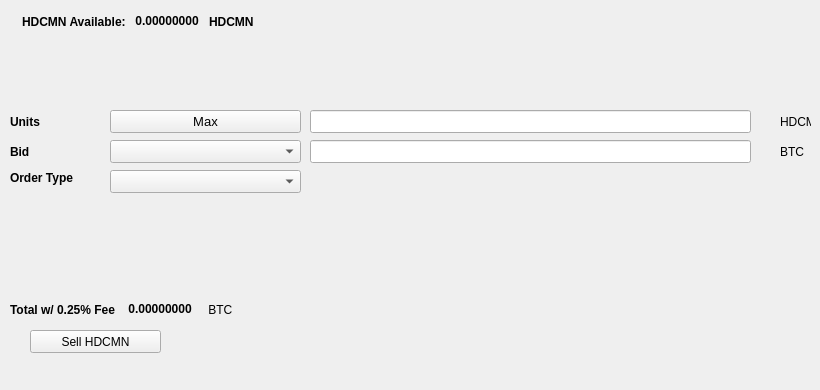
   <widget class="QWidget" name="SellTab">
    <attribute name="title">
     <string>Sell</string>
    </attribute>
    <widget class="QLabel" name="label_16">
     <property name="geometry">
      <rect>
       <x>780</x>
       <y>140</y>
       <width>31</width>
       <height>23</height>
      </rect>
     </property>
     <property name="text">
      <string>BTC</string>
     </property>
    </widget>
    <widget class="QComboBox" name="SellBidcomboBox">
     <property name="geometry">
      <rect>
       <x>110</x>
       <y>140</y>
       <width>191</width>
       <height>23</height>
      </rect>
     </property>
     <property name="font">
      <font>
       <pointsize>10</pointsize>
      </font>
     </property>
    </widget>
    <widget class="QLabel" name="label_18">
     <property name="geometry">
      <rect>
       <x>10</x>
       <y>110</y>
       <width>46</width>
       <height>23</height>
      </rect>
     </property>
     <property name="font">
      <font>
       <weight>75</weight>
       <bold>true</bold>
      </font>
     </property>
     <property name="text">
      <string>Units</string>
     </property>
    </widget>
    <widget class="QPushButton" name="Sell_Max_Amount">
     <property name="geometry">
      <rect>
       <x>110</x>
       <y>110</y>
       <width>191</width>
       <height>23</height>
      </rect>
     </property>
     <property name="font">
      <font>
       <pointsize>10</pointsize>
      </font>
     </property>
     <property name="text">
      <string>Max</string>
     </property>
    </widget>
    <widget class="QLabel" name="label_20">
     <property name="geometry">
      <rect>
       <x>10</x>
       <y>170</y>
       <width>91</width>
       <height>16</height>
      </rect>
     </property>
     <property name="font">
      <font>
       <weight>75</weight>
       <bold>true</bold>
      </font>
     </property>
     <property name="text">
      <string>Order Type</string>
     </property>
    </widget>
    <widget class="QComboBox" name="SellOrdertypeCombo">
     <property name="geometry">
      <rect>
       <x>110</x>
       <y>170</y>
       <width>191</width>
       <height>23</height>
      </rect>
     </property>
     <property name="font">
      <font>
       <pointsize>10</pointsize>
      </font>
     </property>
    </widget>
    <widget class="QLabel" name="label_21">
     <property name="geometry">
      <rect>
       <x>10</x>
       <y>140</y>
       <width>46</width>
       <height>23</height>
      </rect>
     </property>
     <property name="font">
      <font>
       <weight>75</weight>
       <bold>true</bold>
      </font>
     </property>
     <property name="text">
      <string>Bid</string>
     </property>
    </widget>
    <widget class="QLabel" name="label_22">
     <property name="geometry">
      <rect>
       <x>780</x>
       <y>110</y>
       <width>31</width>
       <height>23</height>
      </rect>
     </property>
     <property name="text">
      <string>HDCMN</string>
     </property>
    </widget>
    <widget class="QLineEdit" name="UnitsInputHDCMN">
     <property name="geometry">
      <rect>
       <x>310</x>
       <y>110</y>
       <width>441</width>
       <height>23</height>
      </rect>
     </property>
     <property name="font">
      <font>
       <pointsize>9</pointsize>
       <weight>75</weight>
       <bold>true</bold>
      </font>
     </property>
    </widget>
    <widget class="QLineEdit" name="SellBidPriceEdit">
     <property name="geometry">
      <rect>
       <x>310</x>
       <y>140</y>
       <width>441</width>
       <height>23</height>
      </rect>
     </property>
     <property name="font">
      <font>
       <pointsize>9</pointsize>
       <weight>75</weight>
       <bold>true</bold>
      </font>
     </property>
    </widget>
    <widget class="QPushButton" name="SellHDCMNBTN">
     <property name="geometry">
      <rect>
       <x>30</x>
       <y>330</y>
       <width>131</width>
       <height>23</height>
      </rect>
     </property>
     <property name="text">
      <string>Sell HDCMN</string>
     </property>
     <property name="icon">
      <iconset resource="../hondaiscoinmn">
       <normaloff>:/icons/bitcoin</normaloff>:/icons/bitcoin</iconset>
     </property>
    </widget>
    <widget class="QWidget" name="layoutWidget3">
     <property name="geometry">
      <rect>
       <x>22</x>
       <y>12</y>
       <width>258</width>
       <height>19</height>
      </rect>
     </property>
     <layout class="QHBoxLayout" name="horizontalLayout">
      <item>
       <widget class="QLabel" name="label232_2">
        <property name="font">
         <font>
          <weight>75</weight>
          <bold>true</bold>
         </font>
        </property>
        <property name="text">
         <string>HDCMN Available:</string>
        </property>
       </widget>
      </item>
      <item>
       <widget class="QLabel" name="HDCMNAvailableLabel">
        <property name="palette">
         <palette>
          <active>
           <colorrole role="WindowText">
            <brush brushstyle="SolidPattern">
             <color alpha="255">
              <red>0</red>
              <green>0</green>
              <blue>0</blue>
             </color>
            </brush>
           </colorrole>
           <colorrole role="Button">
            <brush brushstyle="SolidPattern">
             <color alpha="255">
              <red>0</red>
              <green>170</green>
              <blue>0</blue>
             </color>
            </brush>
           </colorrole>
           <colorrole role="Light">
            <brush brushstyle="SolidPattern">
             <color alpha="255">
              <red>0</red>
              <green>255</green>
              <blue>0</blue>
             </color>
            </brush>
           </colorrole>
           <colorrole role="Midlight">
            <brush brushstyle="SolidPattern">
             <color alpha="255">
              <red>0</red>
              <green>212</green>
              <blue>0</blue>
             </color>
            </brush>
           </colorrole>
           <colorrole role="Dark">
            <brush brushstyle="SolidPattern">
             <color alpha="255">
              <red>0</red>
              <green>85</green>
              <blue>0</blue>
             </color>
            </brush>
           </colorrole>
           <colorrole role="Mid">
            <brush brushstyle="SolidPattern">
             <color alpha="255">
              <red>0</red>
              <green>113</green>
              <blue>0</blue>
             </color>
            </brush>
           </colorrole>
           <colorrole role="Text">
            <brush brushstyle="SolidPattern">
             <color alpha="255">
              <red>0</red>
              <green>170</green>
              <blue>0</blue>
             </color>
            </brush>
           </colorrole>
           <colorrole role="BrightText">
            <brush brushstyle="SolidPattern">
             <color alpha="255">
              <red>255</red>
              <green>255</green>
              <blue>255</blue>
             </color>
            </brush>
           </colorrole>
           <colorrole role="ButtonText">
            <brush brushstyle="SolidPattern">
             <color alpha="255">
              <red>0</red>
              <green>0</green>
              <blue>0</blue>
             </color>
            </brush>
           </colorrole>
           <colorrole role="Base">
            <brush brushstyle="SolidPattern">
             <color alpha="255">
              <red>255</red>
              <green>255</green>
              <blue>255</blue>
             </color>
            </brush>
           </colorrole>
           <colorrole role="Window">
            <brush brushstyle="SolidPattern">
             <color alpha="255">
              <red>0</red>
              <green>170</green>
              <blue>0</blue>
             </color>
            </brush>
           </colorrole>
           <colorrole role="Shadow">
            <brush brushstyle="SolidPattern">
             <color alpha="255">
              <red>0</red>
              <green>0</green>
              <blue>0</blue>
             </color>
            </brush>
           </colorrole>
           <colorrole role="AlternateBase">
            <brush brushstyle="SolidPattern">
             <color alpha="255">
              <red>127</red>
              <green>212</green>
              <blue>127</blue>
             </color>
            </brush>
           </colorrole>
           <colorrole role="ToolTipBase">
            <brush brushstyle="SolidPattern">
             <color alpha="255">
              <red>255</red>
              <green>255</green>
              <blue>220</blue>
             </color>
            </brush>
           </colorrole>
           <colorrole role="ToolTipText">
            <brush brushstyle="SolidPattern">
             <color alpha="255">
              <red>0</red>
              <green>0</green>
              <blue>0</blue>
             </color>
            </brush>
           </colorrole>
          </active>
          <inactive>
           <colorrole role="WindowText">
            <brush brushstyle="SolidPattern">
             <color alpha="255">
              <red>0</red>
              <green>0</green>
              <blue>0</blue>
             </color>
            </brush>
           </colorrole>
           <colorrole role="Button">
            <brush brushstyle="SolidPattern">
             <color alpha="255">
              <red>0</red>
              <green>170</green>
              <blue>0</blue>
             </color>
            </brush>
           </colorrole>
           <colorrole role="Light">
            <brush brushstyle="SolidPattern">
             <color alpha="255">
              <red>0</red>
              <green>255</green>
              <blue>0</blue>
             </color>
            </brush>
           </colorrole>
           <colorrole role="Midlight">
            <brush brushstyle="SolidPattern">
             <color alpha="255">
              <red>0</red>
              <green>212</green>
              <blue>0</blue>
             </color>
            </brush>
           </colorrole>
           <colorrole role="Dark">
            <brush brushstyle="SolidPattern">
             <color alpha="255">
              <red>0</red>
              <green>85</green>
              <blue>0</blue>
             </color>
            </brush>
           </colorrole>
           <colorrole role="Mid">
            <brush brushstyle="SolidPattern">
             <color alpha="255">
              <red>0</red>
              <green>113</green>
              <blue>0</blue>
             </color>
            </brush>
           </colorrole>
           <colorrole role="Text">
            <brush brushstyle="SolidPattern">
             <color alpha="255">
              <red>0</red>
              <green>170</green>
              <blue>0</blue>
             </color>
            </brush>
           </colorrole>
           <colorrole role="BrightText">
            <brush brushstyle="SolidPattern">
             <color alpha="255">
              <red>255</red>
              <green>255</green>
              <blue>255</blue>
             </color>
            </brush>
           </colorrole>
           <colorrole role="ButtonText">
            <brush brushstyle="SolidPattern">
             <color alpha="255">
              <red>0</red>
              <green>0</green>
              <blue>0</blue>
             </color>
            </brush>
           </colorrole>
           <colorrole role="Base">
            <brush brushstyle="SolidPattern">
             <color alpha="255">
              <red>255</red>
              <green>255</green>
              <blue>255</blue>
             </color>
            </brush>
           </colorrole>
           <colorrole role="Window">
            <brush brushstyle="SolidPattern">
             <color alpha="255">
              <red>0</red>
              <green>170</green>
              <blue>0</blue>
             </color>
            </brush>
           </colorrole>
           <colorrole role="Shadow">
            <brush brushstyle="SolidPattern">
             <color alpha="255">
              <red>0</red>
              <green>0</green>
              <blue>0</blue>
             </color>
            </brush>
           </colorrole>
           <colorrole role="AlternateBase">
            <brush brushstyle="SolidPattern">
             <color alpha="255">
              <red>127</red>
              <green>212</green>
              <blue>127</blue>
             </color>
            </brush>
           </colorrole>
           <colorrole role="ToolTipBase">
            <brush brushstyle="SolidPattern">
             <color alpha="255">
              <red>255</red>
              <green>255</green>
              <blue>220</blue>
             </color>
            </brush>
           </colorrole>
           <colorrole role="ToolTipText">
            <brush brushstyle="SolidPattern">
             <color alpha="255">
              <red>0</red>
              <green>0</green>
              <blue>0</blue>
             </color>
            </brush>
           </colorrole>
          </inactive>
          <disabled>
           <colorrole role="WindowText">
            <brush brushstyle="SolidPattern">
             <color alpha="255">
              <red>0</red>
              <green>85</green>
              <blue>0</blue>
             </color>
            </brush>
           </colorrole>
           <colorrole role="Button">
            <brush brushstyle="SolidPattern">
             <color alpha="255">
              <red>0</red>
              <green>170</green>
              <blue>0</blue>
             </color>
            </brush>
           </colorrole>
           <colorrole role="Light">
            <brush brushstyle="SolidPattern">
             <color alpha="255">
              <red>0</red>
              <green>255</green>
              <blue>0</blue>
             </color>
            </brush>
           </colorrole>
           <colorrole role="Midlight">
            <brush brushstyle="SolidPattern">
             <color alpha="255">
              <red>0</red>
              <green>212</green>
              <blue>0</blue>
             </color>
            </brush>
           </colorrole>
           <colorrole role="Dark">
            <brush brushstyle="SolidPattern">
             <color alpha="255">
              <red>0</red>
              <green>85</green>
              <blue>0</blue>
             </color>
            </brush>
           </colorrole>
           <colorrole role="Mid">
            <brush brushstyle="SolidPattern">
             <color alpha="255">
              <red>0</red>
              <green>113</green>
              <blue>0</blue>
             </color>
            </brush>
           </colorrole>
           <colorrole role="Text">
            <brush brushstyle="SolidPattern">
             <color alpha="255">
              <red>0</red>
              <green>85</green>
              <blue>0</blue>
             </color>
            </brush>
           </colorrole>
           <colorrole role="BrightText">
            <brush brushstyle="SolidPattern">
             <color alpha="255">
              <red>255</red>
              <green>255</green>
              <blue>255</blue>
             </color>
            </brush>
           </colorrole>
           <colorrole role="ButtonText">
            <brush brushstyle="SolidPattern">
             <color alpha="255">
              <red>0</red>
              <green>85</green>
              <blue>0</blue>
             </color>
            </brush>
           </colorrole>
           <colorrole role="Base">
            <brush brushstyle="SolidPattern">
             <color alpha="255">
              <red>0</red>
              <green>170</green>
              <blue>0</blue>
             </color>
            </brush>
           </colorrole>
           <colorrole role="Window">
            <brush brushstyle="SolidPattern">
             <color alpha="255">
              <red>0</red>
              <green>170</green>
              <blue>0</blue>
             </color>
            </brush>
           </colorrole>
           <colorrole role="Shadow">
            <brush brushstyle="SolidPattern">
             <color alpha="255">
              <red>0</red>
              <green>0</green>
              <blue>0</blue>
             </color>
            </brush>
           </colorrole>
           <colorrole role="AlternateBase">
            <brush brushstyle="SolidPattern">
             <color alpha="255">
              <red>0</red>
              <green>170</green>
              <blue>0</blue>
             </color>
            </brush>
           </colorrole>
           <colorrole role="ToolTipBase">
            <brush brushstyle="SolidPattern">
             <color alpha="255">
              <red>255</red>
              <green>255</green>
              <blue>220</blue>
             </color>
            </brush>
           </colorrole>
           <colorrole role="ToolTipText">
            <brush brushstyle="SolidPattern">
             <color alpha="255">
              <red>0</red>
              <green>0</green>
              <blue>0</blue>
             </color>
            </brush>
           </colorrole>
          </disabled>
         </palette>
        </property>
        <property name="font">
         <font>
          <weight>75</weight>
          <bold>true</bold>
         </font>
        </property>
        <property name="text">
         <string> 0.00000000 </string>
        </property>
        <property name="textInteractionFlags">
         <set>Qt::LinksAccessibleByMouse|Qt::TextSelectableByKeyboard|Qt::TextSelectableByMouse</set>
        </property>
       </widget>
      </item>
      <item>
       <widget class="QLabel" name="labelHDCMN">
        <property name="font">
         <font>
          <weight>75</weight>
          <bold>true</bold>
         </font>
        </property>
        <property name="text">
         <string>HDCMN</string>
        </property>
       </widget>
      </item>
     </layout>
    </widget>
    <widget class="QWidget" name="layoutWidget">
     <property name="geometry">
      <rect>
       <x>10</x>
       <y>300</y>
       <width>268</width>
       <height>19</height>
      </rect>
     </property>
     <layout class="QHBoxLayout" name="horizontalLayout_2">
      <item>
       <widget class="QLabel" name="label_19">
        <property name="font">
         <font>
          <weight>75</weight>
          <bold>true</bold>
         </font>
        </property>
        <property name="text">
         <string>Total w/ 0.25% Fee </string>
        </property>
       </widget>
      </item>
      <item>
       <widget class="QLabel" name="SellCostLabel">
        <property name="palette">
         <palette>
          <active>
           <colorrole role="WindowText">
            <brush brushstyle="SolidPattern">
             <color alpha="255">
              <red>0</red>
              <green>0</green>
              <blue>0</blue>
             </color>
            </brush>
           </colorrole>
           <colorrole role="Button">
            <brush brushstyle="SolidPattern">
             <color alpha="255">
              <red>0</red>
              <green>170</green>
              <blue>0</blue>
             </color>
            </brush>
           </colorrole>
           <colorrole role="Light">
            <brush brushstyle="SolidPattern">
             <color alpha="255">
              <red>0</red>
              <green>255</green>
              <blue>0</blue>
             </color>
            </brush>
           </colorrole>
           <colorrole role="Midlight">
            <brush brushstyle="SolidPattern">
             <color alpha="255">
              <red>0</red>
              <green>212</green>
              <blue>0</blue>
             </color>
            </brush>
           </colorrole>
           <colorrole role="Dark">
            <brush brushstyle="SolidPattern">
             <color alpha="255">
              <red>0</red>
              <green>85</green>
              <blue>0</blue>
             </color>
            </brush>
           </colorrole>
           <colorrole role="Mid">
            <brush brushstyle="SolidPattern">
             <color alpha="255">
              <red>0</red>
              <green>113</green>
              <blue>0</blue>
             </color>
            </brush>
           </colorrole>
           <colorrole role="Text">
            <brush brushstyle="SolidPattern">
             <color alpha="255">
              <red>0</red>
              <green>170</green>
              <blue>0</blue>
             </color>
            </brush>
           </colorrole>
           <colorrole role="BrightText">
            <brush brushstyle="SolidPattern">
             <color alpha="255">
              <red>255</red>
              <green>255</green>
              <blue>255</blue>
             </color>
            </brush>
           </colorrole>
           <colorrole role="ButtonText">
            <brush brushstyle="SolidPattern">
             <color alpha="255">
              <red>0</red>
              <green>0</green>
              <blue>0</blue>
             </color>
            </brush>
           </colorrole>
           <colorrole role="Base">
            <brush brushstyle="SolidPattern">
             <color alpha="255">
              <red>255</red>
              <green>255</green>
              <blue>255</blue>
             </color>
            </brush>
           </colorrole>
           <colorrole role="Window">
            <brush brushstyle="SolidPattern">
             <color alpha="255">
              <red>0</red>
              <green>170</green>
              <blue>0</blue>
             </color>
            </brush>
           </colorrole>
           <colorrole role="Shadow">
            <brush brushstyle="SolidPattern">
             <color alpha="255">
              <red>0</red>
              <green>0</green>
              <blue>0</blue>
             </color>
            </brush>
           </colorrole>
           <colorrole role="AlternateBase">
            <brush brushstyle="SolidPattern">
             <color alpha="255">
              <red>127</red>
              <green>212</green>
              <blue>127</blue>
             </color>
            </brush>
           </colorrole>
           <colorrole role="ToolTipBase">
            <brush brushstyle="SolidPattern">
             <color alpha="255">
              <red>255</red>
              <green>255</green>
              <blue>220</blue>
             </color>
            </brush>
           </colorrole>
           <colorrole role="ToolTipText">
            <brush brushstyle="SolidPattern">
             <color alpha="255">
              <red>0</red>
              <green>0</green>
              <blue>0</blue>
             </color>
            </brush>
           </colorrole>
          </active>
          <inactive>
           <colorrole role="WindowText">
            <brush brushstyle="SolidPattern">
             <color alpha="255">
              <red>0</red>
              <green>0</green>
              <blue>0</blue>
             </color>
            </brush>
           </colorrole>
           <colorrole role="Button">
            <brush brushstyle="SolidPattern">
             <color alpha="255">
              <red>0</red>
              <green>170</green>
              <blue>0</blue>
             </color>
            </brush>
           </colorrole>
           <colorrole role="Light">
            <brush brushstyle="SolidPattern">
             <color alpha="255">
              <red>0</red>
              <green>255</green>
              <blue>0</blue>
             </color>
            </brush>
           </colorrole>
           <colorrole role="Midlight">
            <brush brushstyle="SolidPattern">
             <color alpha="255">
              <red>0</red>
              <green>212</green>
              <blue>0</blue>
             </color>
            </brush>
           </colorrole>
           <colorrole role="Dark">
            <brush brushstyle="SolidPattern">
             <color alpha="255">
              <red>0</red>
              <green>85</green>
              <blue>0</blue>
             </color>
            </brush>
           </colorrole>
           <colorrole role="Mid">
            <brush brushstyle="SolidPattern">
             <color alpha="255">
              <red>0</red>
              <green>113</green>
              <blue>0</blue>
             </color>
            </brush>
           </colorrole>
           <colorrole role="Text">
            <brush brushstyle="SolidPattern">
             <color alpha="255">
              <red>0</red>
              <green>170</green>
              <blue>0</blue>
             </color>
            </brush>
           </colorrole>
           <colorrole role="BrightText">
            <brush brushstyle="SolidPattern">
             <color alpha="255">
              <red>255</red>
              <green>255</green>
              <blue>255</blue>
             </color>
            </brush>
           </colorrole>
           <colorrole role="ButtonText">
            <brush brushstyle="SolidPattern">
             <color alpha="255">
              <red>0</red>
              <green>0</green>
              <blue>0</blue>
             </color>
            </brush>
           </colorrole>
           <colorrole role="Base">
            <brush brushstyle="SolidPattern">
             <color alpha="255">
              <red>255</red>
              <green>255</green>
              <blue>255</blue>
             </color>
            </brush>
           </colorrole>
           <colorrole role="Window">
            <brush brushstyle="SolidPattern">
             <color alpha="255">
              <red>0</red>
              <green>170</green>
              <blue>0</blue>
             </color>
            </brush>
           </colorrole>
           <colorrole role="Shadow">
            <brush brushstyle="SolidPattern">
             <color alpha="255">
              <red>0</red>
              <green>0</green>
              <blue>0</blue>
             </color>
            </brush>
           </colorrole>
           <colorrole role="AlternateBase">
            <brush brushstyle="SolidPattern">
             <color alpha="255">
              <red>127</red>
              <green>212</green>
              <blue>127</blue>
             </color>
            </brush>
           </colorrole>
           <colorrole role="ToolTipBase">
            <brush brushstyle="SolidPattern">
             <color alpha="255">
              <red>255</red>
              <green>255</green>
              <blue>220</blue>
             </color>
            </brush>
           </colorrole>
           <colorrole role="ToolTipText">
            <brush brushstyle="SolidPattern">
             <color alpha="255">
              <red>0</red>
              <green>0</green>
              <blue>0</blue>
             </color>
            </brush>
           </colorrole>
          </inactive>
          <disabled>
           <colorrole role="WindowText">
            <brush brushstyle="SolidPattern">
             <color alpha="255">
              <red>0</red>
              <green>85</green>
              <blue>0</blue>
             </color>
            </brush>
           </colorrole>
           <colorrole role="Button">
            <brush brushstyle="SolidPattern">
             <color alpha="255">
              <red>0</red>
              <green>170</green>
              <blue>0</blue>
             </color>
            </brush>
           </colorrole>
           <colorrole role="Light">
            <brush brushstyle="SolidPattern">
             <color alpha="255">
              <red>0</red>
              <green>255</green>
              <blue>0</blue>
             </color>
            </brush>
           </colorrole>
           <colorrole role="Midlight">
            <brush brushstyle="SolidPattern">
             <color alpha="255">
              <red>0</red>
              <green>212</green>
              <blue>0</blue>
             </color>
            </brush>
           </colorrole>
           <colorrole role="Dark">
            <brush brushstyle="SolidPattern">
             <color alpha="255">
              <red>0</red>
              <green>85</green>
              <blue>0</blue>
             </color>
            </brush>
           </colorrole>
           <colorrole role="Mid">
            <brush brushstyle="SolidPattern">
             <color alpha="255">
              <red>0</red>
              <green>113</green>
              <blue>0</blue>
             </color>
            </brush>
           </colorrole>
           <colorrole role="Text">
            <brush brushstyle="SolidPattern">
             <color alpha="255">
              <red>0</red>
              <green>85</green>
              <blue>0</blue>
             </color>
            </brush>
           </colorrole>
           <colorrole role="BrightText">
            <brush brushstyle="SolidPattern">
             <color alpha="255">
              <red>255</red>
              <green>255</green>
              <blue>255</blue>
             </color>
            </brush>
           </colorrole>
           <colorrole role="ButtonText">
            <brush brushstyle="SolidPattern">
             <color alpha="255">
              <red>0</red>
              <green>85</green>
              <blue>0</blue>
             </color>
            </brush>
           </colorrole>
           <colorrole role="Base">
            <brush brushstyle="SolidPattern">
             <color alpha="255">
              <red>0</red>
              <green>170</green>
              <blue>0</blue>
             </color>
            </brush>
           </colorrole>
           <colorrole role="Window">
            <brush brushstyle="SolidPattern">
             <color alpha="255">
              <red>0</red>
              <green>170</green>
              <blue>0</blue>
             </color>
            </brush>
           </colorrole>
           <colorrole role="Shadow">
            <brush brushstyle="SolidPattern">
             <color alpha="255">
              <red>0</red>
              <green>0</green>
              <blue>0</blue>
             </color>
            </brush>
           </colorrole>
           <colorrole role="AlternateBase">
            <brush brushstyle="SolidPattern">
             <color alpha="255">
              <red>0</red>
              <green>170</green>
              <blue>0</blue>
             </color>
            </brush>
           </colorrole>
           <colorrole role="ToolTipBase">
            <brush brushstyle="SolidPattern">
             <color alpha="255">
              <red>255</red>
              <green>255</green>
              <blue>220</blue>
             </color>
            </brush>
           </colorrole>
           <colorrole role="ToolTipText">
            <brush brushstyle="SolidPattern">
             <color alpha="255">
              <red>0</red>
              <green>0</green>
              <blue>0</blue>
             </color>
            </brush>
           </colorrole>
          </disabled>
         </palette>
        </property>
        <property name="font">
         <font>
          <weight>75</weight>
          <bold>true</bold>
         </font>
        </property>
        <property name="autoFillBackground">
         <bool>false</bool>
        </property>
        <property name="text">
         <string> 0.00000000</string>
        </property>
        <property name="textInteractionFlags">
         <set>Qt::LinksAccessibleByMouse|Qt::TextSelectableByMouse</set>
        </property>
       </widget>
      </item>
      <item>
       <widget class="QLabel" name="label_17">
        <property name="font">
         <font>
          <weight>50</weight>
          <bold>false</bold>
         </font>
        </property>
        <property name="text">
         <string> BTC</string>
        </property>
       </widget>
      </item>
     </layout>
    </widget>
    <widget class="QLabel" name="label_23">
     <property name="geometry">
      <rect>
       <x>460</x>
       <y>300</y>
       <width>281</width>
       <height>81</height>
      </rect>
     </property>
     <property name="text">
      <string/>
     </property>
     <property name="pixmap">
      <pixmap>:/images/bittrex</pixmap>
     </property>
    </widget>
   </widget>
